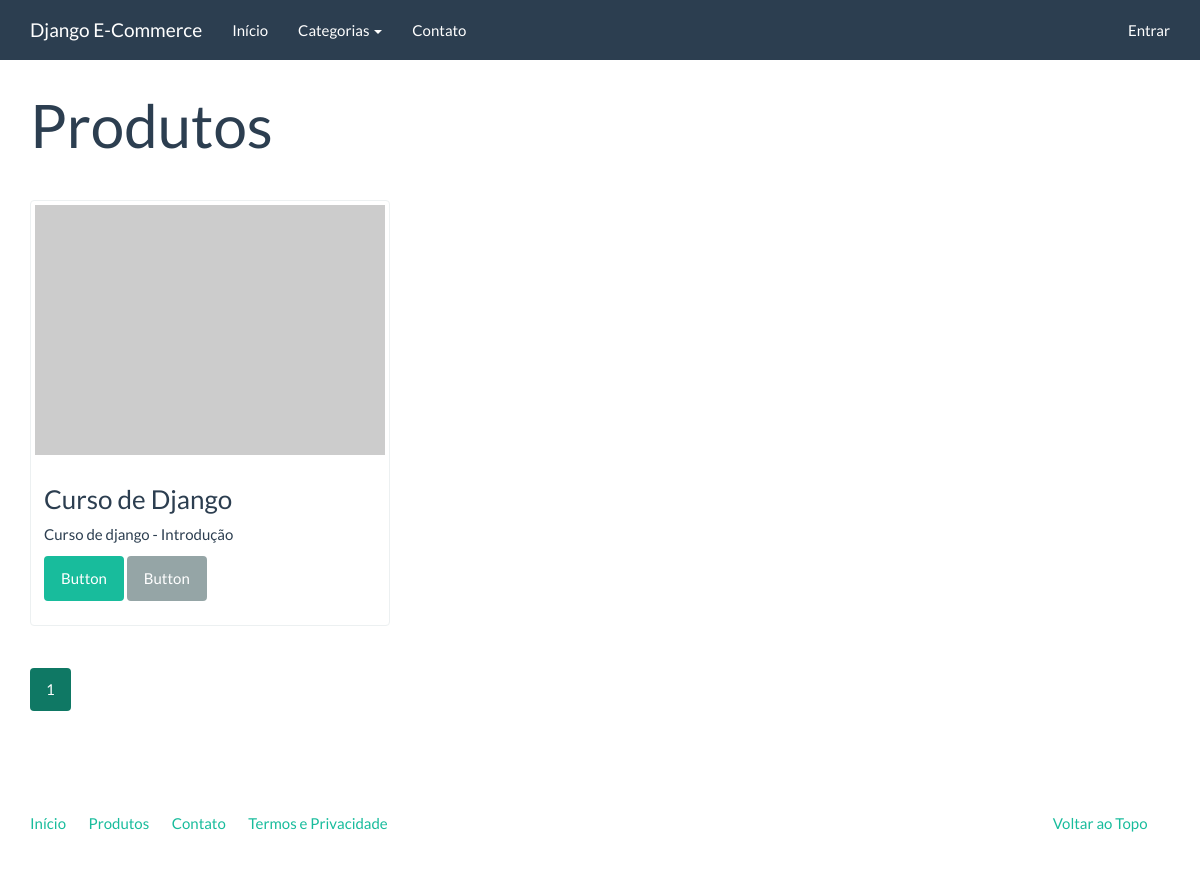
Before: /catalogo/ with the older database file.
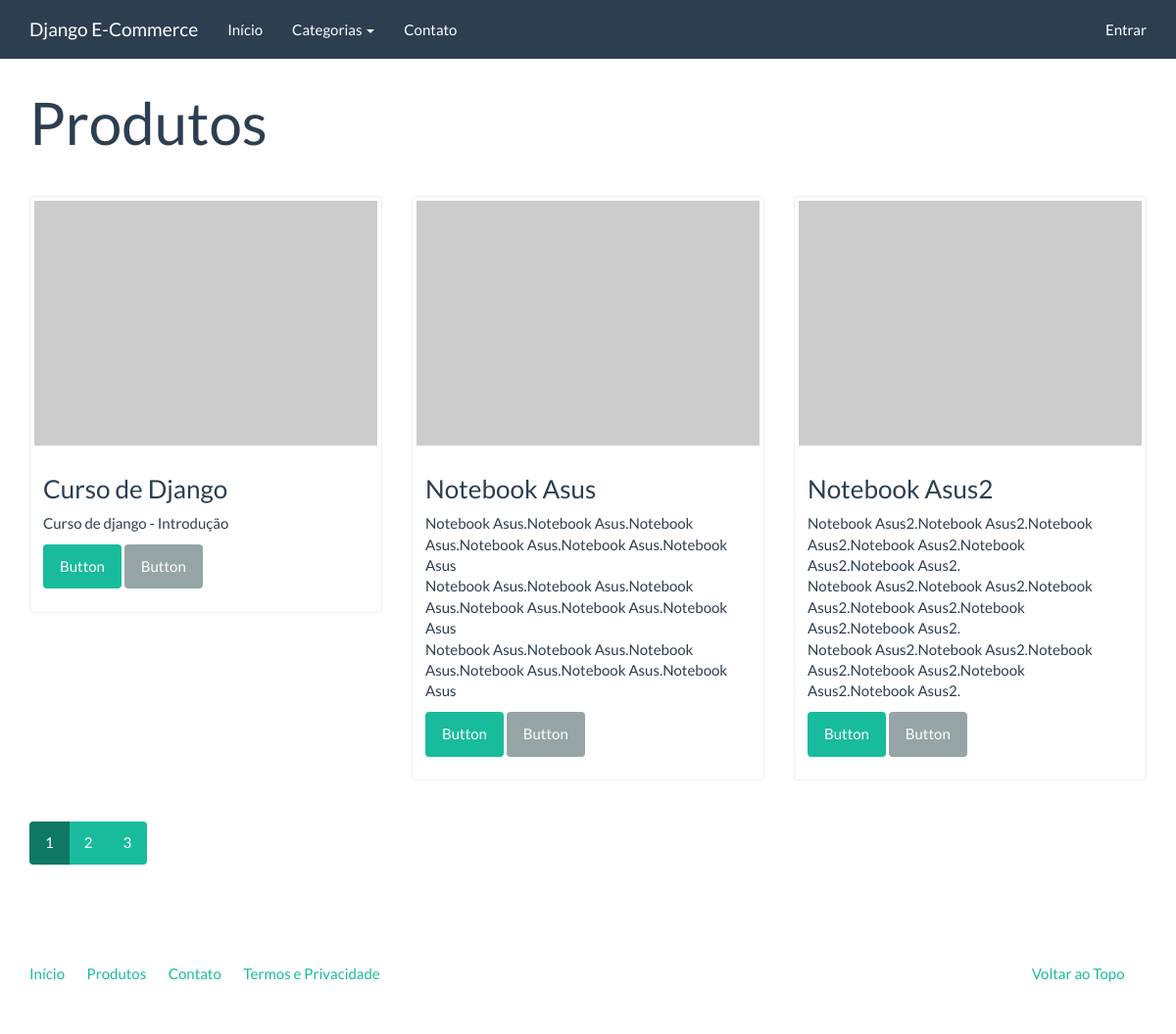
After: the same page with the newer database file.
### catalog/models.py (models this page shows, shortened)
class Product(models.Model):
    name = models.CharField('Nome', max_length=100)
    slug = models.SlugField('Identificador', max_length=100)
    category = models.ForeignKey(Category, verbose_name='Categoria',
                                 on_delete=models.CASCADE)
    description = models.TextField('Descrição', blank=True)
    price = models.DecimalField('Preço', decimal_places=2, max_digits=8)
    created = models.DateTimeField('Criado em', auto_now_add=True)
    modified = models.DateTimeField('Modificado em', auto_now=True)
    class Meta:
        verbose_name = 'Produto'
        verbose_name_plural = 'Produtos'
        ordering = ['name']
    def get_absolute_url(self):
        return reverse('catalog:product', kwargs={'slug': self.slug})

### catalog/views.py (the view)
class ProductListView(generic.ListView):
    model = Product
    template_name = 'catalog/product_list.html'
    paginate_by = 3

### catalog/context_processors.py (called while the page is built)
def categories(request):
    return {
        'categories': Category.objects.all()
    }

### catalog/models.py (called while the page is built)
    def get_absolute_url(self):
        return reverse('catalog:product_category_list',
                       kwargs={'slug': self.slug})

### core/templatetags/pagination.py (called while the page is built)
@register.inclusion_tag('pagination.html')
def pagination(request, paginator, page_obj):
    context = {}
    context['paginator'] = paginator
    context['request'] = request
    context['page_obj'] = page_obj
    getvars = request.GET.copy()
    if 'page' in getvars:
        del getvars['page']
    if len(getvars) > 0 :
        context['getvars'] = '&{0}'.format(getvars.urlencode())
    else:
        context['getvars'] = ''
    return context

### catalog/templates/catalog/product_list.html (shortened to what this page needs)
{% extends "base.html" %}
{% load pagination %}
{% block container %}
<div class="page-header">
    <h1>Produtos</h1>
</div>
<div class="row">
    {% for product in product_list %}
    <div class="col-sm-6 col-md-4">
        <div class="thumbnail">
            <a href="{{ product.get_absolute_url }}">
                <img src="http://placehold.it/350x250" alt="" />
            </a>
            <div class="caption">
                <h3>{{ product.name }}</h3>
                {{ product.description|linebreaks }}
                <p>
                  <a href="{{ product.get_absolute_url }}" class="btn btn-success" role="button">Button</a>
                  <a href="#" class="btn btn-default" role="button">Button</a>
                </p>
            </div>
        </div>
    </div>
    {% endfor %}
</div>
{% pagination request paginator page_obj %}
{% endblock %}

### core/templates/base.html (shortened to what this page needs)
<!DOCTYPE html>
{% load static %}
<html lang="en">
<head>
	<link rel="stylesheet" href="{% static 'assets/bootstrap.min.css' %}" media="screen" />
	<link rel="stylesheet" href="{% static 'assets/custom.min.css' %}" media="screen" />
</head>
<body>
    <div class="navbar navbar-default navbar-fixed-top">
      <div class="container">
        <div class="navbar-header">
          <a href="" class="navbar-brand">Django E-Commerce</a>
        </div>
        <div class="navbar-collapse collapse" id="navbar-main">
          <ul class="nav navbar-nav">
            <li>
              <a href="{% url 'index' %}">Início</a>
            </li>
            <li class="dropdown">
              <a class="dropdown-toggle" data-toggle="dropdown" href="{% url 'catalog:product_list' %}" id="download">Categorias <span class="caret"></span></a>
            </li>
			<li>
				<a href="{% url 'contact' %}">Contato</a>
			</li>
          </ul>
          <ul class="nav navbar-nav navbar-right">
						{% if user.is_authenticated %}
						<li><a href="{% url 'logout' %}">Sair</a></li>
            <li><a href="#">Minha Conta</a></li>
						{% else %}
						<li> <a href="{% url 'login' %}">Entrar</a></li>
						{% endif %}
          </ul>
        </div>
      </div>
    </div>
    <div class="container">
		{% block container %}{% endblock %}
		<footer>
			<div class="row">
			  <div class="col-lg-12">
			    <ul class="list-unstyled">
			      <li class="pull-right"><a href="#top">Voltar ao Topo</a></li>
			      <li><a href="">Início</a></li>
			      <li><a href="">Produtos</a></li>
			      <li><a href="">Contato</a></li>
			      <li><a href="">Termos e Privacidade</a></li>
			    </ul>
			  </div>
			</div>
		</footer>
	</div>
</body>
</html>

### core/templates/pagination.html
<div class="row">
  <div class="col-md-12">
    <nav>
      <ul class="pagination">
        {% for page in paginator.page_range %}
        <li {% if page_obj.number == page %} class="active"{% endif %} ><a href="?page={{ page }}{{ getvars }}">{{ page }}</a></li>
        {% endfor %}
      </ul>
    </nav>
  </div>
</div>

Changed rows visible on the page:
added Product: name "Notebook Asus", description "Notebook Asus.Notebook Asus.Notebook Asus.Notebook Asus.Notebook Asus.Notebook Asus Notebook Asus.Notebook Asus.Notebook Asus.Notebook Asus.Notebook Asus.Notebook Asus Notebook Asus.Notebook Asus.Notebook Asus.Notebook Asus.Notebook Asus.Notebook Asus"
added Product: name "Notebook Asus2", description "Notebook Asus2.Notebook Asus2.Notebook Asus2.Notebook Asus2.Notebook Asus2.Notebook Asus2. Notebook Asus2.Notebook Asus2.Notebook Asus2.Notebook Asus2.Notebook Asus2.Notebook Asus2. Notebook Asus2.Notebook Asus2.Notebook Asus2.Notebook Asus2.Notebook Asus2.Notebook Asus2."
Other visible differences:
new list line: "2"
new list line: "3"
